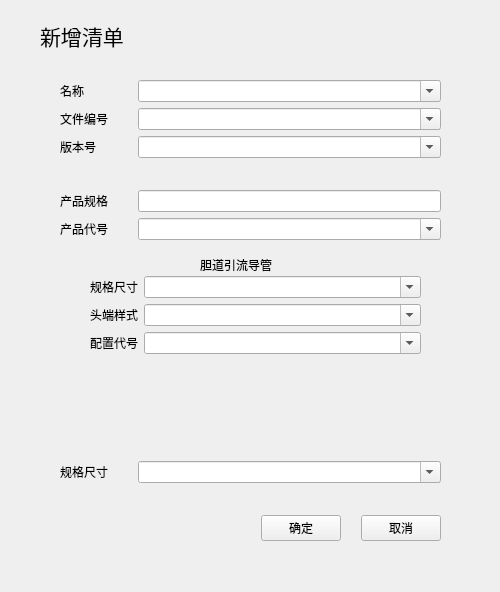
<?xml version="1.0" encoding="UTF-8"?>
<ui version="4.0">
 <class>Form</class>
 <widget class="QWidget" name="Form">
  <property name="geometry">
   <rect>
    <x>0</x>
    <y>0</y>
    <width>500</width>
    <height>592</height>
   </rect>
  </property>
  <property name="windowTitle">
   <string>addList</string>
  </property>
  <widget class="QWidget" name="formLayoutWidget">
   <property name="geometry">
    <rect>
     <x>40</x>
     <y>80</y>
     <width>421</width>
     <height>461</height>
    </rect>
   </property>
   <layout class="QFormLayout" name="formLayout">
    <property name="sizeConstraint">
     <enum>QLayout::SetDefaultConstraint</enum>
    </property>
    <property name="horizontalSpacing">
     <number>30</number>
    </property>
    <property name="leftMargin">
     <number>20</number>
    </property>
    <property name="rightMargin">
     <number>20</number>
    </property>
    <item row="0" column="0">
     <widget class="QLabel" name="label_2">
      <property name="text">
       <string>名称</string>
      </property>
     </widget>
    </item>
    <item row="0" column="1">
     <widget class="QComboBox" name="listNameBox">
      <property name="editable">
       <bool>true</bool>
      </property>
     </widget>
    </item>
    <item row="1" column="0">
     <widget class="QLabel" name="label_3">
      <property name="text">
       <string>文件编号</string>
      </property>
     </widget>
    </item>
    <item row="1" column="1">
     <widget class="QComboBox" name="fileNumBox">
      <property name="editable">
       <bool>true</bool>
      </property>
     </widget>
    </item>
    <item row="2" column="0">
     <widget class="QLabel" name="label_4">
      <property name="text">
       <string>版本号</string>
      </property>
     </widget>
    </item>
    <item row="2" column="1">
     <widget class="QComboBox" name="versionNumBox">
      <property name="editable">
       <bool>true</bool>
      </property>
     </widget>
    </item>
    <item row="3" column="0" colspan="2">
     <spacer name="horizontalSpacer">
      <property name="orientation">
       <enum>Qt::Horizontal</enum>
      </property>
      <property name="sizeHint" stdset="0">
       <size>
        <width>40</width>
        <height>20</height>
       </size>
      </property>
     </spacer>
    </item>
    <item row="4" column="0">
     <widget class="QLabel" name="label_5">
      <property name="text">
       <string>产品规格</string>
      </property>
     </widget>
    </item>
    <item row="4" column="1">
     <widget class="QLineEdit" name="productSpecificationLine">
      <property name="readOnly">
       <bool>true</bool>
      </property>
     </widget>
    </item>
    <item row="5" column="0">
     <widget class="QLabel" name="label_6">
      <property name="text">
       <string>产品代号</string>
      </property>
     </widget>
    </item>
    <item row="5" column="1">
     <widget class="QComboBox" name="productCodeBox">
      <property name="editable">
       <bool>true</bool>
      </property>
     </widget>
    </item>
    <item row="6" column="0" colspan="2">
     <widget class="QStackedWidget" name="stackedWidget">
      <property name="currentIndex">
       <number>0</number>
      </property>
      <widget class="QWidget" name="page">
       <widget class="QWidget" name="formLayoutWidget_3">
        <property name="geometry">
         <rect>
          <x>10</x>
          <y>30</y>
          <width>371</width>
          <height>151</height>
         </rect>
        </property>
        <layout class="QFormLayout" name="formLayout_6">
         <property name="leftMargin">
          <number>20</number>
         </property>
         <property name="rightMargin">
          <number>20</number>
         </property>
         <item row="0" column="0">
          <widget class="QLabel" name="label_7">
           <property name="text">
            <string>规格尺寸</string>
           </property>
          </widget>
         </item>
         <item row="1" column="0">
          <widget class="QLabel" name="label_9">
           <property name="text">
            <string>头端样式</string>
           </property>
          </widget>
         </item>
         <item row="2" column="0">
          <widget class="QLabel" name="label_10">
           <property name="text">
            <string>配置代号</string>
           </property>
          </widget>
         </item>
         <item row="0" column="1">
          <widget class="QComboBox" name="danDaoDimensionBox">
           <property name="editable">
            <bool>true</bool>
           </property>
          </widget>
         </item>
         <item row="1" column="1">
          <widget class="QComboBox" name="danDaoStyleBox">
           <property name="editable">
            <bool>true</bool>
           </property>
          </widget>
         </item>
         <item row="2" column="1">
          <widget class="QComboBox" name="danDaoConfigurationBox">
           <property name="editable">
            <bool>true</bool>
           </property>
          </widget>
         </item>
        </layout>
       </widget>
       <widget class="QLabel" name="label_8">
        <property name="geometry">
         <rect>
          <x>140</x>
          <y>10</y>
          <width>101</width>
          <height>18</height>
         </rect>
        </property>
        <property name="text">
         <string>胆道引流导管</string>
        </property>
       </widget>
      </widget>
      <widget class="QWidget" name="page_2">
       <widget class="QWidget" name="formLayoutWidget_2">
        <property name="geometry">
         <rect>
          <x>10</x>
          <y>30</y>
          <width>371</width>
          <height>126</height>
         </rect>
        </property>
        <layout class="QFormLayout" name="formLayout_5">
         <property name="leftMargin">
          <number>20</number>
         </property>
         <property name="rightMargin">
          <number>20</number>
         </property>
         <item row="0" column="0">
          <widget class="QLabel" name="label_13">
           <property name="text">
            <string>规格尺寸</string>
           </property>
          </widget>
         </item>
         <item row="0" column="1">
          <widget class="QComboBox" name="yinLiuDimensionBox">
           <property name="editable">
            <bool>true</bool>
           </property>
          </widget>
         </item>
         <item row="1" column="0">
          <widget class="QLabel" name="label_14">
           <property name="text">
            <string>锁定形式</string>
           </property>
          </widget>
         </item>
         <item row="1" column="1">
          <widget class="QComboBox" name="yinLiuLockedBox">
           <property name="editable">
            <bool>true</bool>
           </property>
          </widget>
         </item>
         <item row="2" column="0">
          <widget class="QLabel" name="label_15">
           <property name="text">
            <string>头端样式</string>
           </property>
          </widget>
         </item>
         <item row="2" column="1">
          <widget class="QComboBox" name="yinLiuStyleBox">
           <property name="editable">
            <bool>true</bool>
           </property>
          </widget>
         </item>
         <item row="3" column="0">
          <widget class="QLabel" name="label_16">
           <property name="text">
            <string>配置代号</string>
           </property>
          </widget>
         </item>
         <item row="3" column="1">
          <widget class="QComboBox" name="yinLiuConfigurationBox">
           <property name="editable">
            <bool>true</bool>
           </property>
          </widget>
         </item>
        </layout>
       </widget>
       <widget class="QLabel" name="label_12">
        <property name="geometry">
         <rect>
          <x>140</x>
          <y>10</y>
          <width>111</width>
          <height>16</height>
         </rect>
        </property>
        <property name="text">
         <string>引流导管套装</string>
        </property>
       </widget>
      </widget>
     </widget>
    </item>
    <item row="7" column="0" colspan="2">
     <spacer name="horizontalSpacer_2">
      <property name="orientation">
       <enum>Qt::Horizontal</enum>
      </property>
      <property name="sizeHint" stdset="0">
       <size>
        <width>40</width>
        <height>20</height>
       </size>
      </property>
     </spacer>
    </item>
    <item row="8" column="0">
     <widget class="QLabel" name="label_17">
      <property name="text">
       <string>规格尺寸</string>
      </property>
     </widget>
    </item>
    <item row="8" column="1">
     <widget class="QComboBox" name="dimensions">
      <property name="editable">
       <bool>true</bool>
      </property>
     </widget>
    </item>
    <item row="9" column="0" colspan="2">
     <spacer name="horizontalSpacer_3">
      <property name="orientation">
       <enum>Qt::Horizontal</enum>
      </property>
      <property name="sizeHint" stdset="0">
       <size>
        <width>40</width>
        <height>20</height>
       </size>
      </property>
     </spacer>
    </item>
    <item row="10" column="0" colspan="2">
     <layout class="QHBoxLayout" name="horizontalLayout_2" stretch="1,0,0">
      <property name="spacing">
       <number>20</number>
      </property>
      <item>
       <spacer name="horizontalSpacer_4">
        <property name="orientation">
         <enum>Qt::Horizontal</enum>
        </property>
        <property name="sizeHint" stdset="0">
         <size>
          <width>40</width>
          <height>20</height>
         </size>
        </property>
       </spacer>
      </item>
      <item>
       <widget class="QPushButton" name="certainButton">
        <property name="text">
         <string>确定</string>
        </property>
       </widget>
      </item>
      <item>
       <widget class="QPushButton" name="cancelButton_2">
        <property name="text">
         <string>取消</string>
        </property>
       </widget>
      </item>
     </layout>
    </item>
   </layout>
  </widget>
  <widget class="QLabel" name="label">
   <property name="geometry">
    <rect>
     <x>40</x>
     <y>20</y>
     <width>91</width>
     <height>31</height>
    </rect>
   </property>
   <property name="font">
    <font>
     <pointsize>16</pointsize>
    </font>
   </property>
   <property name="text">
    <string>新增清单</string>
   </property>
  </widget>
 </widget>
 <resources/>
 <connections/>
</ui>
